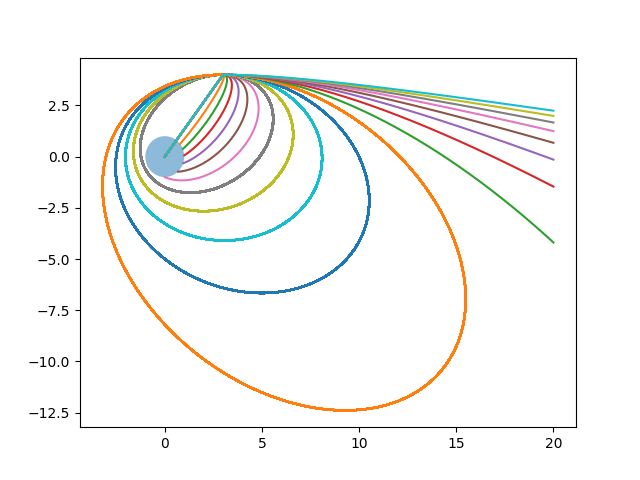

Recreate this plot in Python.
import matplotlib.pyplot as plt
import numpy as np
import math

h = 0.01
tiempo = 10000
R = 1

pt = np.arange(0,tiempo,h)
lvx = np.arange(0,1,0.05)

ax = []
ay = []
vx = []
vy = []

cuerpo = plt.Circle((0, 0), R,lw=1,alpha=0.5)
plt.gcf().gca().add_artist(cuerpo)

for vx0 in lvx:
    x = 3
    y = 4
    vx = [vx0]
    vy = [0]
    px = [0,x]
    py = [0,y]
    for t in pt:
        ax.append(-x / (x**2 + y**2) ** (1.5))
        ay.append(-y / (x**2 + y**2) ** (1.5))
        vx.append(vx[-1] + ax[-1] * h)
        vy.append(vy[-1] + ay[-1] * h)
        x = x + vx[-1] * h
        y = y + vy[-1] * h
        if x >= 20:
            break
        if x**2 + y**2 <= R**2:
            break
        px.append(x)
        py.append(y)

    plt.plot(px,py)
plt.show()
